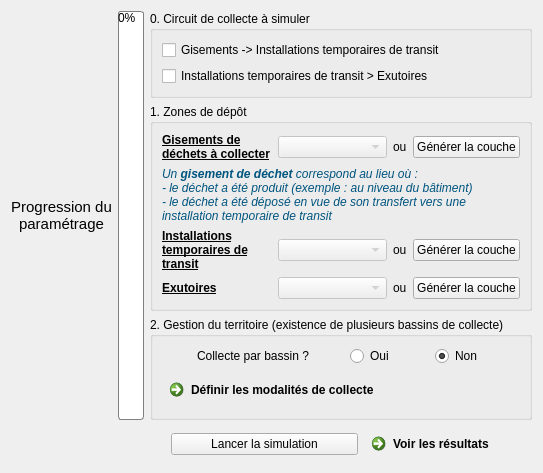
      <widget class="QWidget" name="tab">
       <attribute name="title">
        <string>Paramétrage</string>
       </attribute>
       <layout class="QVBoxLayout" name="verticalLayout_9">
        <item>
         <layout class="QHBoxLayout" name="horizontalLayout_3">
          <item>
           <widget class="QLabel" name="label_2">
            <property name="sizePolicy">
             <sizepolicy hsizetype="Fixed" vsizetype="Preferred">
              <horstretch>0</horstretch>
              <verstretch>0</verstretch>
             </sizepolicy>
            </property>
            <property name="text">
             <string>&lt;html&gt;&lt;head/&gt;&lt;body&gt;&lt;p align=&quot;center&quot;&gt;&lt;span style=&quot; font-size:11pt;&quot;&gt;Progression du paramétrage&lt;/span&gt;&lt;/p&gt;&lt;/body&gt;&lt;/html&gt;</string>
            </property>
            <property name="textFormat">
             <enum>Qt::AutoText</enum>
            </property>
            <property name="alignment">
             <set>Qt::AlignCenter</set>
            </property>
            <property name="wordWrap">
             <bool>true</bool>
            </property>
           </widget>
          </item>
          <item>
           <widget class="QProgressBar" name="progressBar">
            <property name="styleSheet">
             <string notr="true">QProgressBar:vertical {
border: 1px solid gray;
border-radius: 3px;
background: white;
padding: 1px;
}

QProgressBar::chunk:vertical {
background: qlineargradient(x1: 0, y1: 0.5, x2: 1, y2: 0.5, stop: 0 green, stop: 1 white);
}</string>
            </property>
            <property name="value">
             <number>0</number>
            </property>
            <property name="orientation">
             <enum>Qt::Vertical</enum>
            </property>
            <property name="invertedAppearance">
             <bool>true</bool>
            </property>
            <property name="textDirection">
             <enum>QProgressBar::TopToBottom</enum>
            </property>
           </widget>
          </item>
          <item>
           <layout class="QVBoxLayout" name="verticalLayout_2">
            <item>
             <widget class="QgsCollapsibleGroupBox" name="suivi_circuits">
              <property name="sizePolicy">
               <sizepolicy hsizetype="Preferred" vsizetype="Fixed">
                <horstretch>0</horstretch>
                <verstretch>0</verstretch>
               </sizepolicy>
              </property>
              <property name="title">
               <string>0. Circuit de collecte à simuler</string>
              </property>
              <property name="collapsed">
               <bool>false</bool>
              </property>
              <layout class="QVBoxLayout" name="verticalLayout_14">
               <item>
                <widget class="QCheckBox" name="checkBox_ad_zst">
                 <property name="text">
                  <string>Gisements -&gt; Installations temporaires de transit</string>
                 </property>
                </widget>
               </item>
               <item>
                <widget class="QCheckBox" name="checkBox_zst_isdnd">
                 <property name="text">
                  <string>Installations temporaires de transit &gt; Exutoires</string>
                 </property>
                </widget>
               </item>
              </layout>
             </widget>
            </item>
            <item>
             <widget class="QgsCollapsibleGroupBox" name="suivi_zones_depot">
              <property name="sizePolicy">
               <sizepolicy hsizetype="Preferred" vsizetype="Maximum">
                <horstretch>0</horstretch>
                <verstretch>0</verstretch>
               </sizepolicy>
              </property>
              <property name="accessibleName">
               <string/>
              </property>
              <property name="title">
               <string>1. Zones de dépôt</string>
              </property>
              <layout class="QVBoxLayout" name="verticalLayout">
               <item>
                <layout class="QHBoxLayout" name="horizontalLayout_23">
                 <item>
                  <widget class="QLabel" name="suivi_ad">
                   <property name="text">
                    <string>&lt;html&gt;&lt;head/&gt;&lt;body&gt;&lt;p&gt;&lt;span style=&quot; font-weight:600; text-decoration: underline;&quot;&gt;Gisements de déchets à collecter&lt;/span&gt;&lt;/p&gt;&lt;/body&gt;&lt;/html&gt;</string>
                   </property>
                   <property name="wordWrap">
                    <bool>true</bool>
                   </property>
                  </widget>
                 </item>
                 <item>
                  <widget class="QgsMapLayerComboBox" name="suivi_couche_ad">
                   <property name="enabled">
                    <bool>false</bool>
                   </property>
                   <property name="allowEmptyLayer">
                    <bool>true</bool>
                   </property>
                  </widget>
                 </item>
                 <item>
                  <widget class="QLabel" name="label_20">
                   <property name="sizePolicy">
                    <sizepolicy hsizetype="Fixed" vsizetype="Preferred">
                     <horstretch>0</horstretch>
                     <verstretch>0</verstretch>
                    </sizepolicy>
                   </property>
                   <property name="text">
                    <string>ou</string>
                   </property>
                  </widget>
                 </item>
                 <item>
                  <widget class="QPushButton" name="pushButton">
                   <property name="sizePolicy">
                    <sizepolicy hsizetype="Fixed" vsizetype="Fixed">
                     <horstretch>0</horstretch>
                     <verstretch>0</verstretch>
                    </sizepolicy>
                   </property>
                   <property name="text">
                    <string>Générer la couche</string>
                   </property>
                  </widget>
                 </item>
                </layout>
               </item>
               <item>
                <widget class="QLabel" name="label_3">
                 <property name="text">
                  <string>&lt;html&gt;&lt;head/&gt;&lt;body&gt;&lt;p&gt;&lt;span style=&quot; font-style:italic; color:#00557f;&quot;&gt;Un &lt;/span&gt;&lt;span style=&quot; font-weight:600; font-style:italic; color:#00557f;&quot;&gt;gisement de déchet&lt;/span&gt;&lt;span style=&quot; font-style:italic; color:#00557f;&quot;&gt; correspond au lieu où :&lt;br/&gt;- le déchet a été produit (exemple : au niveau du bâtiment)&lt;br/&gt;- le déchet a été déposé en vue de son transfert vers une installation temporaire de transit&lt;/span&gt;&lt;/p&gt;&lt;/body&gt;&lt;/html&gt;</string>
                 </property>
                 <property name="wordWrap">
                  <bool>true</bool>
                 </property>
                </widget>
               </item>
               <item>
                <layout class="QHBoxLayout" name="horizontalLayout_27">
                 <item>
                  <widget class="QLabel" name="suivizst">
                   <property name="text">
                    <string>&lt;html&gt;&lt;head/&gt;&lt;body&gt;&lt;p&gt;&lt;span style=&quot; font-weight:600; text-decoration: underline;&quot;&gt;Installations temporaires de transit&lt;/span&gt;&lt;/p&gt;&lt;/body&gt;&lt;/html&gt;</string>
                   </property>
                   <property name="wordWrap">
                    <bool>true</bool>
                   </property>
                  </widget>
                 </item>
                 <item>
                  <widget class="QgsMapLayerComboBox" name="suivi_couche_zst">
                   <property name="enabled">
                    <bool>false</bool>
                   </property>
                   <property name="allowEmptyLayer">
                    <bool>true</bool>
                   </property>
                  </widget>
                 </item>
                 <item>
                  <widget class="QLabel" name="label_21">
                   <property name="sizePolicy">
                    <sizepolicy hsizetype="Fixed" vsizetype="Preferred">
                     <horstretch>0</horstretch>
                     <verstretch>0</verstretch>
                    </sizepolicy>
                   </property>
                   <property name="text">
                    <string>ou</string>
                   </property>
                  </widget>
                 </item>
                 <item>
                  <widget class="QPushButton" name="pushButton_2">
                   <property name="sizePolicy">
                    <sizepolicy hsizetype="Fixed" vsizetype="Fixed">
                     <horstretch>0</horstretch>
                     <verstretch>0</verstretch>
                    </sizepolicy>
                   </property>
                   <property name="text">
                    <string>Générer la couche</string>
                   </property>
                  </widget>
                 </item>
                </layout>
               </item>
               <item>
                <layout class="QHBoxLayout" name="horizontalLayout_28">
                 <item>
                  <widget class="QLabel" name="suivi_isdnd">
                   <property name="text">
                    <string>&lt;html&gt;&lt;head/&gt;&lt;body&gt;&lt;p&gt;&lt;span style=&quot; font-weight:600; text-decoration: underline;&quot;&gt;Exutoires&lt;/span&gt;&lt;/p&gt;&lt;/body&gt;&lt;/html&gt;</string>
                   </property>
                  </widget>
                 </item>
                 <item>
                  <widget class="QgsMapLayerComboBox" name="suivi_couche_exutoire">
                   <property name="enabled">
                    <bool>false</bool>
                   </property>
                   <property name="allowEmptyLayer">
                    <bool>true</bool>
                   </property>
                  </widget>
                 </item>
                 <item>
                  <widget class="QLabel" name="label_22">
                   <property name="sizePolicy">
                    <sizepolicy hsizetype="Fixed" vsizetype="Preferred">
                     <horstretch>0</horstretch>
                     <verstretch>0</verstretch>
                    </sizepolicy>
                   </property>
                   <property name="text">
                    <string>ou</string>
                   </property>
                  </widget>
                 </item>
                 <item>
                  <widget class="QPushButton" name="pushButton_3">
                   <property name="sizePolicy">
                    <sizepolicy hsizetype="Fixed" vsizetype="Fixed">
                     <horstretch>0</horstretch>
                     <verstretch>0</verstretch>
                    </sizepolicy>
                   </property>
                   <property name="text">
                    <string>Générer la couche</string>
                   </property>
                   <property name="checkable">
                    <bool>true</bool>
                   </property>
                  </widget>
                 </item>
                </layout>
               </item>
              </layout>
             </widget>
            </item>
            <item>
             <widget class="QgsCollapsibleGroupBox" name="mGroupBox">
              <property name="sizePolicy">
               <sizepolicy hsizetype="Minimum" vsizetype="Fixed">
                <horstretch>0</horstretch>
                <verstretch>0</verstretch>
               </sizepolicy>
              </property>
              <property name="title">
               <string>2. Gestion du territoire (existence de plusieurs bassins de collecte)</string>
              </property>
              <property name="collapsed">
               <bool>false</bool>
              </property>
              <layout class="QVBoxLayout" name="verticalLayout_10">
               <item>
                <layout class="QHBoxLayout" name="horizontalLayout">
                 <item>
                  <widget class="QLabel" name="label">
                   <property name="sizePolicy">
                    <sizepolicy hsizetype="Fixed" vsizetype="Preferred">
                     <horstretch>0</horstretch>
                     <verstretch>0</verstretch>
                    </sizepolicy>
                   </property>
                   <property name="text">
                    <string>Collecte par bassin ?</string>
                   </property>
                  </widget>
                 </item>
                 <item>
                  <widget class="QRadioButton" name="partition_radio_on">
                   <property name="sizePolicy">
                    <sizepolicy hsizetype="Fixed" vsizetype="Fixed">
                     <horstretch>0</horstretch>
                     <verstretch>0</verstretch>
                    </sizepolicy>
                   </property>
                   <property name="text">
                    <string>Oui</string>
                   </property>
                  </widget>
                 </item>
                 <item>
                  <widget class="QRadioButton" name="partition_radio_off">
                   <property name="sizePolicy">
                    <sizepolicy hsizetype="Fixed" vsizetype="Fixed">
                     <horstretch>0</horstretch>
                     <verstretch>0</verstretch>
                    </sizepolicy>
                   </property>
                   <property name="text">
                    <string>Non</string>
                   </property>
                   <property name="checkable">
                    <bool>true</bool>
                   </property>
                   <property name="checked">
                    <bool>true</bool>
                   </property>
                  </widget>
                 </item>
                </layout>
               </item>
               <item>
                <widget class="QCommandLinkButton" name="command_param_durees">
                 <property name="text">
                  <string>Définir les modalités de collecte</string>
                 </property>
                </widget>
               </item>
              </layout>
             </widget>
            </item>
           </layout>
          </item>
         </layout>
        </item>
        <item>
         <layout class="QHBoxLayout" name="horizontalLayout_2">
          <item>
           <spacer name="horizontalSpacer">
            <property name="orientation">
             <enum>Qt::Horizontal</enum>
            </property>
            <property name="sizeType">
             <enum>QSizePolicy::Fixed</enum>
            </property>
            <property name="sizeHint" stdset="0">
             <size>
              <width>160</width>
              <height>20</height>
             </size>
            </property>
           </spacer>
          </item>
          <item>
           <widget class="QPushButton" name="pushButton_simul">
            <property name="enabled">
             <bool>true</bool>
            </property>
            <property name="text">
             <string>Lancer la simulation</string>
            </property>
           </widget>
          </item>
          <item>
           <widget class="QCommandLinkButton" name="command_voir_resultats_simu">
            <property name="enabled">
             <bool>true</bool>
            </property>
            <property name="sizePolicy">
             <sizepolicy hsizetype="Fixed" vsizetype="Preferred">
              <horstretch>0</horstretch>
              <verstretch>0</verstretch>
             </sizepolicy>
            </property>
            <property name="text">
             <string>Voir les résultats</string>
            </property>
           </widget>
          </item>
         </layout>
        </item>
       </layout>
      </widget>
